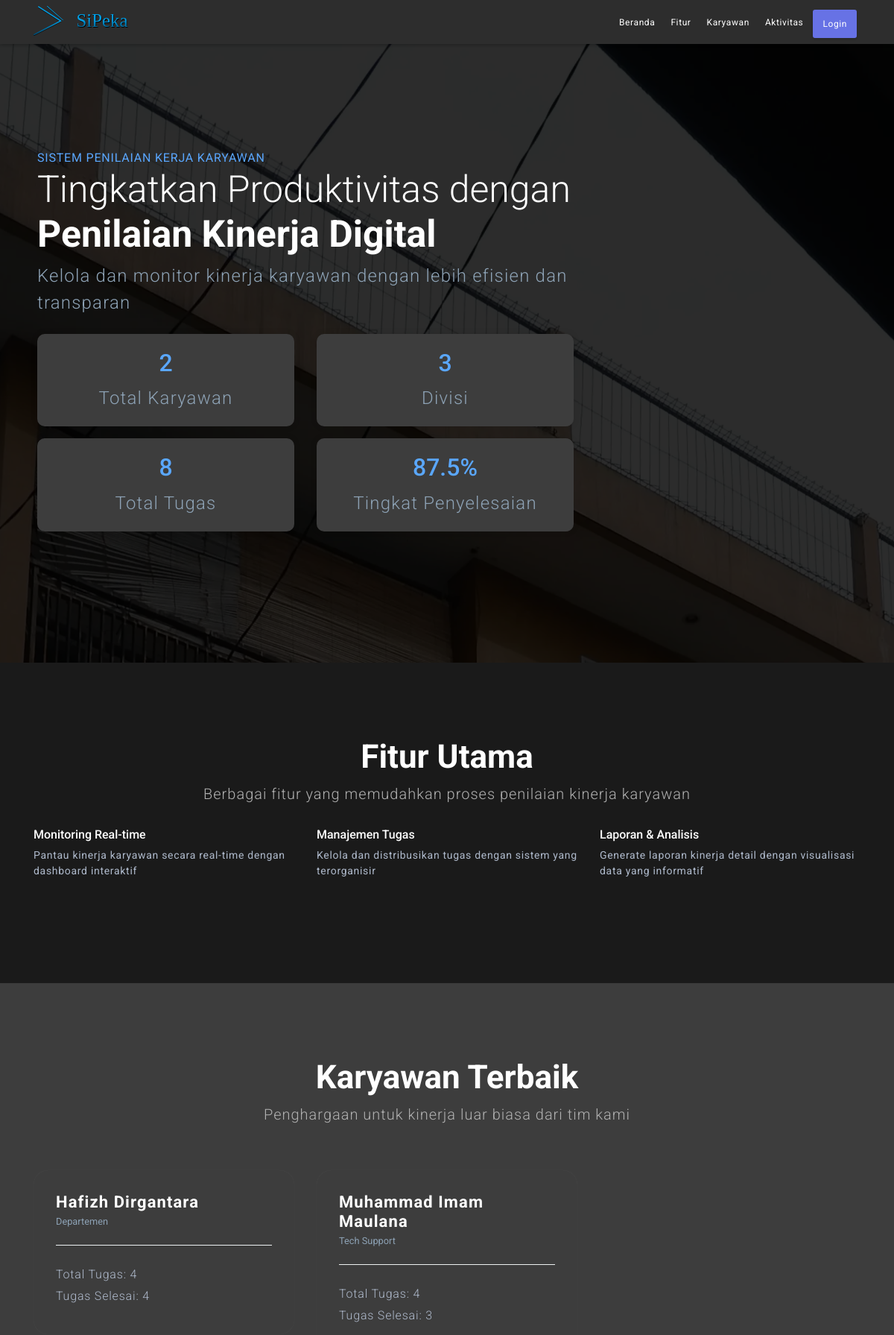
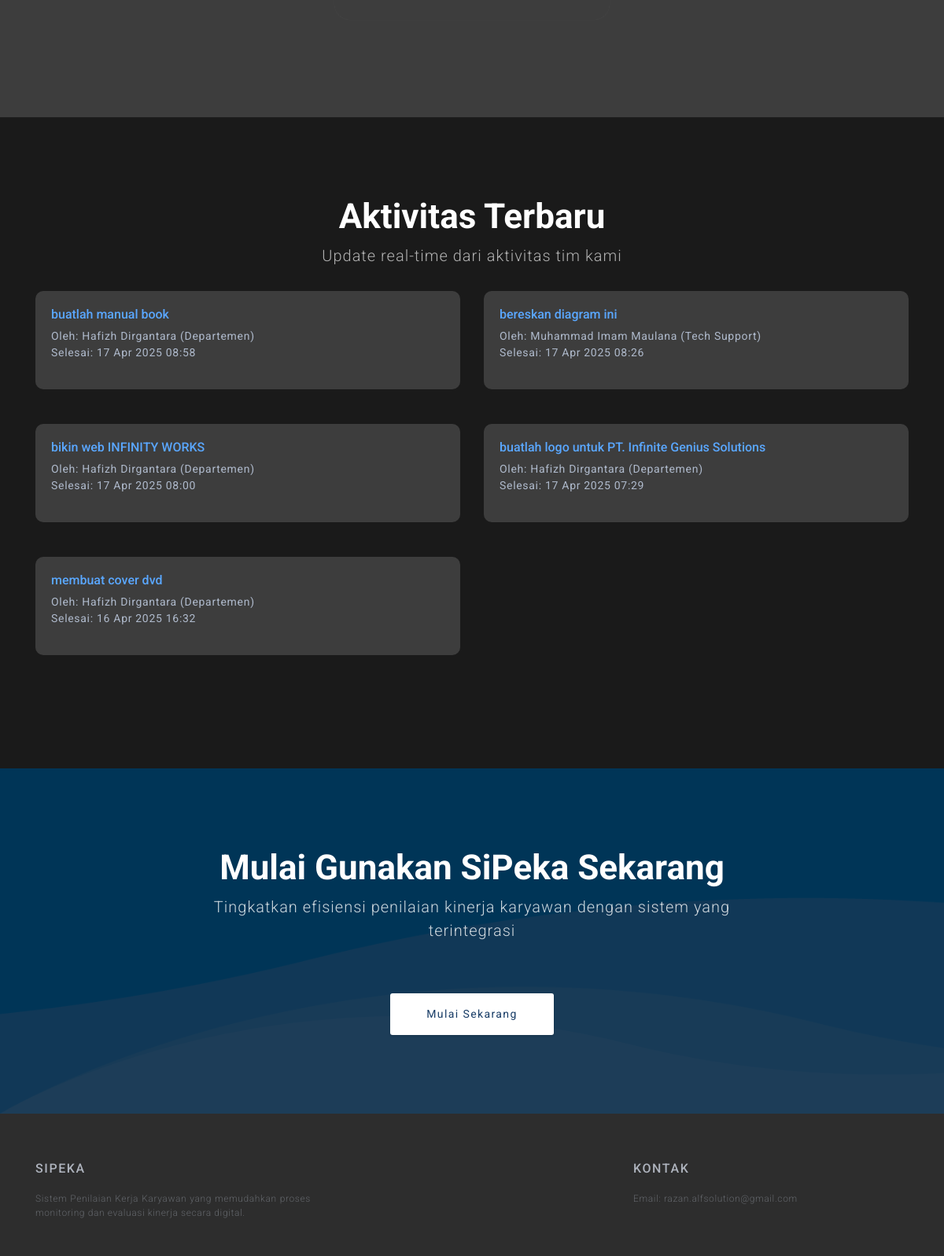
The page / (upper part) on the database its author committed (2 pictures, top to bottom).
### tables this page shows
CREATE TABLE `jobsheet` (
  `id_jobsheet` int(11) NOT NULL,
  `title` varchar(255) NOT NULL,
  `description` text DEFAULT NULL,
  `tasked_at` datetime NOT NULL DEFAULT current_timestamp(),
  `finished_at` datetime DEFAULT NULL,
  `deadline` datetime NOT NULL,
  `status` enum('PENDING','ON PROGRESS','COMPLETED') NOT NULL DEFAULT 'PENDING',
  `nilai` int(4) NOT NULL,
  `id_user` int(11) NOT NULL,
  `references_id` int(11) DEFAULT NULL,
  `attach_result_id` int(11) DEFAULT NULL,
  `current_revision` int(11) NOT NULL DEFAULT 0,
  `is_revision` tinyint(1) NOT NULL DEFAULT 0
);

CREATE TABLE `user` (
  `id_user` int(11) NOT NULL,
  `username` varchar(255) NOT NULL,
  `password` varchar(255) NOT NULL,
  `nama` varchar(255) NOT NULL,
  `no_telp` varchar(16) NOT NULL,
  `role` enum('Admin','Karyawan','Tim Penilai','KepSek') NOT NULL DEFAULT 'Karyawan',
  `id_divisi` int(11) DEFAULT NULL
);

CREATE TABLE `divisi` (
  `id_divisi` int(11) NOT NULL,
  `nama_divisi` varchar(255) NOT NULL
);

### application/controllers/C_Home.php (called while the page is built, shortened)
<?php
class C_Home extends CI_Controller
{
	public function __construct()
	{
		$this->load->model('Home_model');
	}
	public function index()
	{
		$data['stats'] = $this->Home_model->getSystemStats();
		$data['top_performers'] = $this->Home_model->getTopPerformers();
		$data['completion_rates'] = $this->Home_model->getDivisionCompletionRates();
		$data['recent_activities'] = $this->Home_model->getRecentActivities();
		$this->load->view('templates/landing', $data);
	}
}

### index.php (called while the page is built, shortened)
<?php
require_once BASEPATH.'core/CodeIgniter.php';

### application/models/Home_model.php (called while the page is built, shortened)
<?php
class Home_model extends CI_Model
{
 public function getTopPerformers($limit = 5)
 {
  $this->db->select('user.nama, divisi.nama_divisi,
				                 COUNT(jobsheet.id_jobsheet) as total_tasks,
				                 SUM(CASE WHEN jobsheet.status = "COMPLETED" THEN 1 ELSE 0 END) as completed_tasks');
  $this->db->from('user');
  $this->db->join('divisi', 'user.id_divisi = divisi.id_divisi');
  $this->db->join('jobsheet', 'user.id_user = jobsheet.id_user');
  $this->db->where('user.role', 'Karyawan');
  $this->db->group_by('user.id_user');
  $this->db->order_by('completed_tasks', 'DESC');
  $this->db->limit($limit);
  return $this->db->get()->result_array();
 }
 public function getDivisionCompletionRates()
 {
  $this->db->select('divisi.nama_divisi,
				                 COUNT(jobsheet.id_jobsheet) as total_tasks,
				                 SUM(CASE WHEN jobsheet.status = "COMPLETED" THEN 1 ELSE 0 END) as completed_tasks');
  $this->db->from('divisi');
  $this->db->join('user', 'divisi.id_divisi = user.id_divisi');
  $this->db->join('jobsheet', 'user.id_user = jobsheet.id_user');
  $this->db->group_by('divisi.id_divisi');
  return $this->db->get()->result_array();
 }
 public function getRecentActivities($limit = 5)
 {
  $this->db->select('jobsheet.title, user.nama, divisi.nama_divisi, jobsheet.finished_at');
  $this->db->from('jobsheet');
  $this->db->join('user', 'jobsheet.id_user = user.id_user');
  $this->db->join('divisi', 'user.id_divisi = divisi.id_divisi');
  $this->db->where('jobsheet.status', 'COMPLETED');
  $this->db->order_by('jobsheet.finished_at', 'DESC');
  $this->db->limit($limit);
  return $this->db->get()->result_array();
 }
}

### application/views/templates/landing.php (the view, shortened to what this page needs)
<!doctype html>
<html lang="en-US">
<head>
	<link rel="stylesheet" href="https://stackpath.bootstrapcdn.com/bootstrap/4.1.1/css/bootstrap.min.css">
	<link rel="stylesheet" href="<?= base_url('seo/dark-theme.css') ?>" type="text/css" />
	<link href="https://unpkg.com/ionicons@4.2.0/dist/css/ionicons.min.css" rel="stylesheet">
</head>
<body>
	<nav class="navbar navbar-default navbar-expand-lg fixed-top custom-navbar">
		<div class="collapse navbar-collapse" id="navbarNavDropdown">
			<div class="container">
				<img src="<?= base_url('assets/sipeka-logo-text.svg') ?>" class="img-fluid nav-logo-desktop"
					alt="SiPeka Logo">
				<ul class="navbar-nav ml-auto nav-right" data-easing="easeInOutExpo" data-speed="1250" data-offset="65">
					<li class="nav-item nav-custom-link">
						<a class="nav-link" href="#hero">Beranda <i class="icon ion-ios-arrow-forward icon-mobile"></i></a>
					</li>
					<li class="nav-item nav-custom-link">
						<a class="nav-link" href="#features">Fitur <i class="icon ion-ios-arrow-forward icon-mobile"></i></a>
					</li>
					<li class="nav-item nav-custom-link">
						<a class="nav-link" href="#testimonials">Karyawan <i class="icon ion-ios-arrow-forward icon-mobile"></i></a>
					</li>
					<li class="nav-item nav-custom-link">
						<a class="nav-link" href="#activities">Aktivitas <i class="icon ion-ios-arrow-forward icon-mobile"></i></a>
					</li>
					<li class="nav-item nav-custom-link btn btn-demo-small">
						<a class="nav-link" href="<?= base_url('C_Auth') ?>">Login <i class="icon ion-ios-arrow-forward icon-mobile"></i></a>
					</li>
				</ul>
			</div>
		</div>
	</nav>
	<section id="hero">
		<div class="container">
			<div class="row">
				<div class="col-lg-8 content-box hero-content">
					<span>Sistem Penilaian Kerja Karyawan</span>
					<h1>Tingkatkan Produktivitas dengan <b>Penilaian Kinerja Digital</b></h1>
					<p>Kelola dan monitor kinerja karyawan dengan lebih efisien dan transparan</p>
					<div class="stats-container mt-4">
						<div class="row">
							<div class="col-md-6 mb-3">
								<div class="stat-box">
									<h3><?= $stats['total_karyawan'] ?></h3>
									<p>Total Karyawan</p>
								</div>
							</div>
							<div class="col-md-6 mb-3">
								<div class="stat-box">
									<h3><?= $stats['total_divisi'] ?></h3>
									<p>Divisi</p>
								</div>
							</div>
							<div class="col-md-6 mb-3">
								<div class="stat-box">
									<h3><?= $stats['total_tasks'] ?></h3>
									<p>Total Tugas</p>
								</div>
							</div>
							<div class="col-md-6 mb-3">
								<div class="stat-box">
									<h3><?= number_format(($stats['completed_tasks'] / $stats['total_tasks']) * 100, 1) ?>%
									</h3>
									<p>Tingkat Penyelesaian</p>
								</div>
							</div>
						</div>
					</div>
				</div>
				<div class="col-lg-4">
				</div>
			</div>
		</div>
	</section>
	<section id="features">
		<div class="container">
			<div class="title-block">
				<h2>Fitur Utama</h2>
				<p>Berbagai fitur yang memudahkan proses penilaian kinerja karyawan</p>
			</div>
			<div class="row">
				<div class="col-md-4 mb-4">
					<div class="feature-box">
						<h5>Monitoring Real-time</h5>
						<p>Pantau kinerja karyawan secara real-time dengan dashboard interaktif</p>
					</div>
				</div>
				<div class="col-md-4 mb-4">
					<div class="feature-box">
						<h5>Manajemen Tugas</h5>
						<p>Kelola dan distribusikan tugas dengan sistem yang terorganisir</p>
					</div>
				</div>
				<div class="col-md-4 mb-4">
					<div class="feature-box">
						<h5>Laporan & Analisis</h5>
						<p>Generate laporan kinerja detail dengan visualisasi data yang informatif</p>
					</div>
				</div>
			</div>
		</div>
	</section>
	<section id="testimonials">
		<div class="container">
			<div class="title-block">
				<h2>Karyawan Terbaik</h2>
				<p>Penghargaan untuk kinerja luar biasa dari tim kami</p>
			</div>
			<div class="row">
				<?php foreach ($top_performers as $performer): ?>
					<div class="col-md-4 mb-4">
						<div class="testimonial-box">
							<div class="personal-info">
								<h6><?= $performer['nama'] ?></h6>
								<small><?= $performer['nama_divisi'] ?></small>
							</div>
							<div class="performance-stats">
								<p>Total Tugas: <?= $performer['total_tasks'] ?><br>
									Tugas Selesai: <?= $performer['completed_tasks'] ?></p>
							</div>
						</div>
					</div>
				<?php endforeach; ?>
			</div>
		</div>
	</section>
	<section id="activities">
		<div class="container">
			<div class="title-block">
				<h2>Aktivitas Terbaru</h2>
				<p>Update real-time dari aktivitas tim kami</p>
			</div>
			<div class="row">
				<?php foreach ($recent_activities as $activity): ?>
					<div class="col-md-6 mb-4">
						<div class="activity-box">
							<h5><?= $activity['title'] ?></h5>
							<p>Oleh: <?= $activity['nama'] ?>	(<?= $activity['nama_divisi'] ?>)<br>
								Selesai: <?= date('d M Y H:i', strtotime($activity['finished_at'])) ?></p>
						</div>
					</div>
				<?php endforeach; ?>
			</div>
		</div>
	</section>
	<section id="call-to-action">
		<div class="container text-center">
			<h2>Mulai Gunakan SiPeka Sekarang</h2>
			<div class="title-block">
				<p>Tingkatkan efisiensi penilaian kinerja karyawan dengan sistem yang terintegrasi</p>
				<a href="<?= base_url('C_Auth') ?>" class="btn btn-regular">Mulai Sekarang</a>
			</div>
		</div>
	</section>
	<footer>
		<div class="container">
			<div class="row">
				<div class="col-md-4">
					<h5>SiPeka</h5>
					<p>Sistem Penilaian Kerja Karyawan yang memudahkan proses monitoring dan evaluasi kinerja secara
						digital.</p>
				</div>
				<div class="col-md-4">
				</div>
				<div class="col-md-4">
					<h5>Kontak</h5>
					<p>Email: razan.alfsolution@gmail.com<br></p>
				</div>
			</div>
		</div>
	</footer>
</body>
</html>

### seo/dark-theme.css (style rules this page uses)
body { font-family: 'Roboto', sans-serif; background-color: #1a1a1a; color: #ffffff; }
h2 { font-size: 44px; font-weight: 700; }
h3 { font-size: 24px; font-weight: 500; margin-bottom: 25px; }
h5 { font-size: 16px; }
p { font-size: 14px; font-weight: 400; letter-spacing: .05em; color: #afbacc; }
ul { list-style-type: none; padding-left: 0px; }
b { font-weight: 700; }
section { padding: 100px 0px; }
.title-block { max-width: 700px; margin-left: auto; margin-right: auto; margin-bottom: 30px; text-align: center; }
.title-block p { font-size: 20px; font-weight: 300; color: #b0b0b0; margin-bottom: 0px; }
.custom-navbar { background-color: #2d2d2d !important; box-shadow: 0 2px 4px 0 rgba(0,0,0,.2); }
.navbar-collapse { background-color: #2d2d2d !important; }
.nav-custom-link { font-size: 12px; font-weight: 400; letter-spacing: .05em; margin-top: 5px; margin-right: 5px; }
.navbar a { color: #ffffff !important; }
.nav-right { float: right; }
.nav-logo-mobile, .nav-logo-desktop { height: 40px; width: auto; }
.btn { font-size: 14px; font-weight: 400; border-radius: 3px !important; box-shadow: 0 2px 3px 0 rgba(0, 0, 0, .05), 0 1px 2px 0 rgba(0, 0, 0, .08); }
.btn-regular { background-color: #5aa7ff; color: #ffffff; padding: 10px 25px; letter-spacing: .1em; margin-top: 25px; display: inline-block; }
.btn-demo-small { font-size: 12px; background-color: #6772e5; padding: 1px 4px; }
.btn-demo-small a { color: #ffffff !important; }
#hero { background-color: #161616; background-image: url('../assets/ALFSolutionCOMPRESSED.webp'); background-size: cover; background-position: center; background-blend-mode: overlay; background-repeat: no-repeat !important; background-attachment: fixed !important; transition: background-position 0.5s ease-in-out, background-size 0.5s ease-in-out !important; }
#hero h1 { font-size: 50px; font-weight: 300; }
#hero p { font-size: 24px; font-weight: 300; color: #8da2b5; margin-bottom: 0px; padding: 0px; }
#hero span { font-weight: 400; color: #5aa7ff; text-transform: uppercase; letter-spacing: .05em; }
.content-box { padding: 60px 20px; }
#testimonials { background-color: #3d3d3d; box-shadow: 0 0 1px 0 rgba(255, 255, 255, 0.1); }
.testimonial-box { background-color: #3d3d3d; box-shadow: 0 0 1px 0 rgba(255,255,255,0.1); border-radius: 20px; padding: 20px 30px; margin-top: 30px; }
.testimonial-box h6 { font-size: 22px; font-weight: 700; letter-spacing: .05em; margin-top: 5px; margin-bottom: 0px; }
.testimonial-box p { font-size: 16px; font-weight: 300; margin-top: 25px; line-height: 1.8; padding: 0px; }
.testimonial-box small { color: #8da2b5; display: inline-block; }
.personal-info { padding: 5px 0 20px 0; border-bottom: 1px solid #edf1f2; }
#call-to-action { background-color: #2d2d2d; background-image: url('images/call-to-action.png'); background-repeat: no-repeat; background-size: cover; background-blend-mode: overlay; height: 100%; }
#call-to-action h2 { color: #ffffff; }
#call-to-action p { font-size: 20px; font-weight: 300; color: #ffffff; opacity: .8; margin-bottom: 40px; }
#call-to-action .title-block { margin-bottom: 0px; }
#call-to-action .btn-regular { background-color: #ffffff !important; color: #183c66 !important; padding: 15px 45px; }
footer { background-color: #2d2d2d; padding: 60px 0; color: #62656a; }
footer h5 { color: #aeb3bd; text-transform: uppercase; letter-spacing: .1em; margin-bottom: 20px; }
footer p { font-size: 12px; font-weight: 300; color: #62656a; text-align: justify; padding: 0px; }
.stat-box { background-color: #3d3d3d; border-radius: 10px; padding: 20px; text-align: center; box-shadow: 0 0 10px rgba(0, 0, 0, 0.1); }
.stat-box h3 { color: #5aa7ff; font-size: 32px; margin-bottom: 10px; }
.activity-box { background-color: #3d3d3d; border-radius: 10px; padding: 20px; margin-bottom: 20px; }
.activity-box h5 { color: #5aa7ff; }
@media (min-width: 1200px) { .hero-content { margin-top: 40px; } }

### rows shown on the page
jobsheet: title "buatlah manual book", id_user.nama "Hafizh Dirgantara", divisi.nama_divisi "Departemen", finished_at "17 Apr 2025 08:58"
jobsheet: title "bereskan diagram ini", id_user.nama "Muhammad Imam Maulana", divisi.nama_divisi "Tech Support", finished_at "17 Apr 2025 08:26"
jobsheet: title "bikin web INFINITY WORKS", id_user.nama "Hafizh Dirgantara", divisi.nama_divisi "Departemen", finished_at "17 Apr 2025 08:00"
jobsheet: title "buatlah logo untuk PT. Infinite Genius Solutions", id_user.nama "Hafizh Dirgantara", divisi.nama_divisi "Departemen", finished_at "17 Apr 2025 07:29"
jobsheet: title "membuat cover dvd", id_user.nama "Hafizh Dirgantara", divisi.nama_divisi "Departemen", finished_at "16 Apr 2025 16:32"

### other values the page prints
$stats['total_karyawan'] "2"
$stats['total_divisi'] "3"
$stats['total_tasks'] "8"
$performer['nama'] "Hafizh Dirgantara"
$performer['nama_divisi'] "Departemen"
$performer['total_tasks'] "4"
$performer['completed_tasks'] "4"
$performer['nama'] "Muhammad Imam Maulana"
$performer['nama_divisi'] "Tech Support"
$performer['completed_tasks'] "3"
